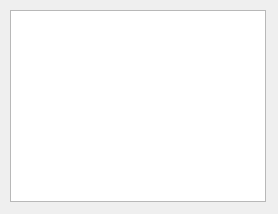
<?xml version="1.0" encoding="UTF-8"?>
<ui version="4.0">
 <class>Dialog</class>
 <widget class="QDialog" name="Dialog">
  <property name="geometry">
   <rect>
    <x>0</x>
    <y>0</y>
    <width>278</width>
    <height>214</height>
   </rect>
  </property>
  <property name="windowTitle">
   <string>Dialog</string>
  </property>
  <widget class="QTableView" name="tableView">
   <property name="geometry">
    <rect>
     <x>10</x>
     <y>10</y>
     <width>256</width>
     <height>192</height>
    </rect>
   </property>
  </widget>
 </widget>
 <resources/>
 <connections/>
</ui>
